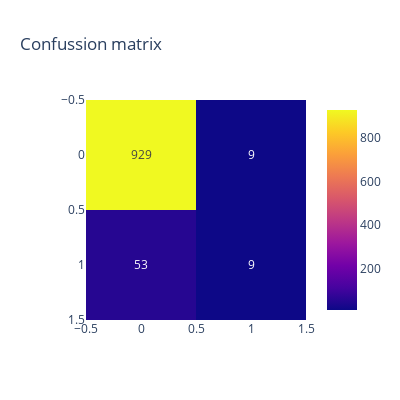

Notebook code for this chart:
### Code cell
model = LogisticRegression()
print_fit_model(model)

### Figure 1 — Plotly figure (JSON) as saved in the notebook; plotly's stock layout.template omitted (floating-point values rounded to 4 significant figures)
{"data": [{"coloraxis": "coloraxis", "hovertemplate": "x: %{x}<br>y: %{y}<br>color: %{z}<extra></extra>", "name": "0", "texttemplate": "%{z}", "type": "heatmap", "xaxis": "x", "yaxis": "y", "z": [[929, 9], [53, 9]]}], "layout": {"coloraxis": {"colorscale": [[0, "#0d0887"], [0.1111, "#46039f"], [0.2222, "#7201a8"], [0.3333, "#9c179e"], [0.4444, "#bd3786"], [0.5556, "#d8576b"], [0.6667, "#ed7953"], [0.7778, "#fb9f3a"], [0.8889, "#fdca26"], [1, "#f0f921"]]}, "height": 400, "title": {"text": "Confussion matrix"}, "width": 400, "xaxis": {"anchor": "y", "constrain": "domain", "domain": [0, 1], "scaleanchor": "y"}, "yaxis": {"anchor": "x", "autorange": "reversed", "constrain": "domain", "domain": [0, 1]}}}
